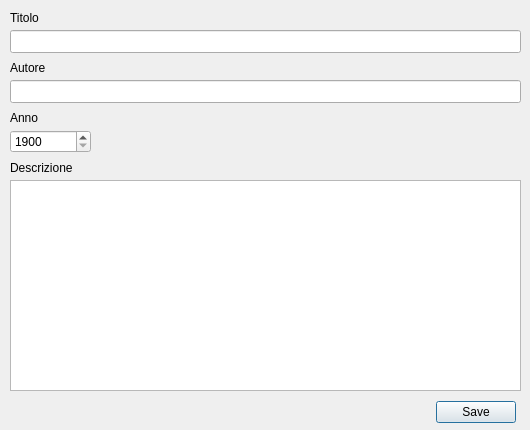
<?xml version="1.0" encoding="UTF-8"?>
<ui version="4.0">
 <class>Film_Dettaglio</class>
 <widget class="QDialog" name="Film_Dettaglio">
  <property name="geometry">
   <rect>
    <x>0</x>
    <y>0</y>
    <width>530</width>
    <height>430</height>
   </rect>
  </property>
  <property name="minimumSize">
   <size>
    <width>530</width>
    <height>430</height>
   </size>
  </property>
  <property name="maximumSize">
   <size>
    <width>530</width>
    <height>430</height>
   </size>
  </property>
  <property name="windowTitle">
   <string>Film</string>
  </property>
  <property name="windowIcon">
   <iconset>
    <normaloff>Icone/inbox_film.ico</normaloff>Icone/inbox_film.ico</iconset>
  </property>
  <widget class="QLineEdit" name="eAutore">
   <property name="geometry">
    <rect>
     <x>10</x>
     <y>80</y>
     <width>511</width>
     <height>23</height>
    </rect>
   </property>
   <property name="maxLength">
    <number>100</number>
   </property>
  </widget>
  <widget class="QLineEdit" name="eTitolo">
   <property name="geometry">
    <rect>
     <x>10</x>
     <y>30</y>
     <width>511</width>
     <height>23</height>
    </rect>
   </property>
   <property name="maxLength">
    <number>200</number>
   </property>
  </widget>
  <widget class="QLabel" name="label">
   <property name="geometry">
    <rect>
     <x>10</x>
     <y>110</y>
     <width>55</width>
     <height>15</height>
    </rect>
   </property>
   <property name="text">
    <string>Anno</string>
   </property>
  </widget>
  <widget class="QLabel" name="label_2">
   <property name="geometry">
    <rect>
     <x>10</x>
     <y>60</y>
     <width>55</width>
     <height>15</height>
    </rect>
   </property>
   <property name="text">
    <string>Autore</string>
   </property>
  </widget>
  <widget class="QLabel" name="label_3">
   <property name="geometry">
    <rect>
     <x>10</x>
     <y>160</y>
     <width>91</width>
     <height>16</height>
    </rect>
   </property>
   <property name="text">
    <string>Descrizione</string>
   </property>
  </widget>
  <widget class="QSpinBox" name="eAnno">
   <property name="geometry">
    <rect>
     <x>10</x>
     <y>130</y>
     <width>81</width>
     <height>23</height>
    </rect>
   </property>
   <property name="minimum">
    <number>1900</number>
   </property>
   <property name="maximum">
    <number>3000</number>
   </property>
  </widget>
  <widget class="QLabel" name="label_4">
   <property name="geometry">
    <rect>
     <x>10</x>
     <y>10</y>
     <width>55</width>
     <height>15</height>
    </rect>
   </property>
   <property name="text">
    <string>Titolo</string>
   </property>
  </widget>
  <widget class="QDialogButtonBox" name="buttonBox">
   <property name="geometry">
    <rect>
     <x>360</x>
     <y>400</y>
     <width>156</width>
     <height>25</height>
    </rect>
   </property>
   <property name="standardButtons">
    <set>QDialogButtonBox::Save</set>
   </property>
  </widget>
  <widget class="QPlainTextEdit" name="eDescrizione">
   <property name="geometry">
    <rect>
     <x>10</x>
     <y>180</y>
     <width>511</width>
     <height>211</height>
    </rect>
   </property>
  </widget>
 </widget>
 <tabstops>
  <tabstop>eTitolo</tabstop>
  <tabstop>eAutore</tabstop>
  <tabstop>eAnno</tabstop>
  <tabstop>eDescrizione</tabstop>
  <tabstop>buttonBox</tabstop>
 </tabstops>
 <resources/>
 <connections>
  <connection>
   <sender>buttonBox</sender>
   <signal>accepted()</signal>
   <receiver>Film_Dettaglio</receiver>
   <slot>accept()</slot>
   <hints>
    <hint type="sourcelabel">
     <x>437</x>
     <y>412</y>
    </hint>
    <hint type="destinationlabel">
     <x>264</x>
     <y>214</y>
    </hint>
   </hints>
  </connection>
 </connections>
</ui>
